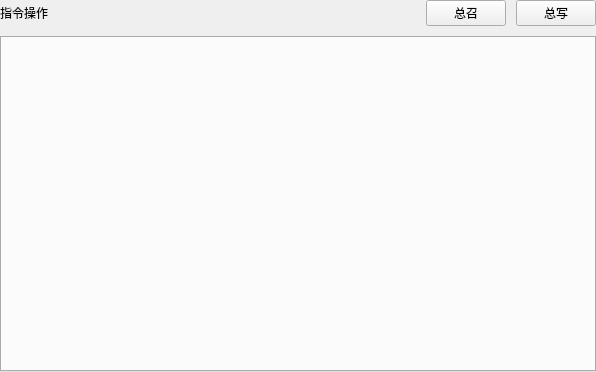
<?xml version="1.0" encoding="UTF-8"?>
<ui version="4.0">
 <class>CommandOperationPage</class>
 <widget class="QWidget" name="CommandOperationPage">
  <property name="geometry">
   <rect>
    <x>0</x>
    <y>0</y>
    <width>596</width>
    <height>372</height>
   </rect>
  </property>
  <layout class="QVBoxLayout" name="verticalLayoutRoot">
   <property name="spacing">
    <number>10</number>
   </property>
   <property name="leftMargin">
    <number>0</number>
   </property>
   <property name="topMargin">
    <number>0</number>
   </property>
   <property name="rightMargin">
    <number>0</number>
   </property>
   <property name="bottomMargin">
    <number>0</number>
   </property>
   <item>
    <layout class="QHBoxLayout" name="horizontalLayoutToolbar">
     <item>
      <widget class="QLabel" name="titleLabel">
       <property name="text">
        <string>指令操作</string>
       </property>
      </widget>
     </item>
     <item>
      <spacer name="horizontalSpacer">
       <property name="orientation">
        <enum>Qt::Orientation::Horizontal</enum>
       </property>
       <property name="sizeHint" stdset="0">
        <size>
         <width>40</width>
         <height>20</height>
        </size>
       </property>
      </spacer>
     </item>
     <item>
      <widget class="QPushButton" name="readAllButton">
       <property name="text">
        <string>总召</string>
       </property>
      </widget>
     </item>
     <item>
      <widget class="QPushButton" name="writeAllButton">
       <property name="text">
        <string>总写</string>
       </property>
      </widget>
     </item>
    </layout>
   </item>
   <item>
    <widget class="QTabWidget" name="groupTabs"/>
   </item>
  </layout>
 </widget>
 <resources/>
 <connections/>
</ui>
